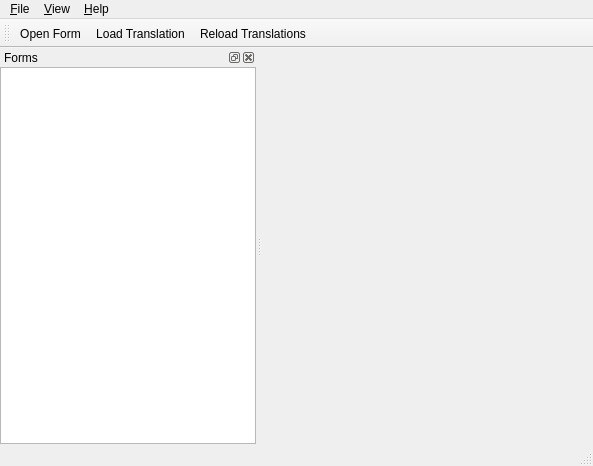
<ui version="4.0" >
 <author></author>
 <comment>*********************************************************************
**
** Copyright (C) 2008 Nokia Corporation and/or its subsidiary(-ies).
** Contact: Qt Software Information (qt-info@nokia.com)
**
** This file is part of the Qt Linguist of the Qt Toolkit.
**
** Commercial Usage
** Licensees holding valid Qt Commercial licenses may use this file in
** accordance with the Qt Commercial License Agreement provided with the
** Software or, alternatively, in accordance with the terms contained in
** a written agreement between you and Nokia.
**
**
** GNU General Public License Usage
** Alternatively, this file may be used under the terms of the GNU
** General Public License versions 2.0 or 3.0 as published by the Free
** Software Foundation and appearing in the file LICENSE.GPL included in
** the packaging of this file.  Please review the following information
** to ensure GNU General Public Licensing requirements will be met:
** http://www.fsf.org/licensing/licenses/info/GPLv2.html and
** http://www.gnu.org/copyleft/gpl.html.  In addition, as a special
** exception, Nokia gives you certain additional rights. These rights
** are described in the Nokia Qt GPL Exception version 1.3, included in
** the file GPL_EXCEPTION.txt in this package.
**
** Qt for Windows(R) Licensees
** As a special exception, Nokia, as the sole copyright holder for Qt
** Designer, grants users of the Qt/Eclipse Integration plug-in the
** right for the Qt/Eclipse Integration to link to functionality
** provided by Qt Designer and its related libraries.
**
** If you are unsure which license is appropriate for your use, please
** contact the sales department at qt-sales@nokia.com.
**
*********************************************************************</comment>
 <exportmacro></exportmacro>
 <class>TrPreviewToolClass</class>
 <widget class="QMainWindow" name="TrPreviewToolClass" >
  <property name="geometry" >
   <rect>
    <x>0</x>
    <y>0</y>
    <width>593</width>
    <height>466</height>
   </rect>
  </property>
  <property name="windowTitle" >
   <string>Qt Translation Preview Tool</string>
  </property>
  <widget class="QWidget" name="centralWidget" />
  <widget class="QMenuBar" name="menuBar" >
   <property name="geometry" >
    <rect>
     <x>0</x>
     <y>0</y>
     <width>593</width>
     <height>21</height>
    </rect>
   </property>
   <widget class="QMenu" name="menuView" >
    <property name="title" >
     <string>&amp;View</string>
    </property>
    <widget class="QMenu" name="menuViewViews" >
     <property name="title" >
      <string>&amp;Views</string>
     </property>
    </widget>
    <addaction name="menuViewViews" />
   </widget>
   <widget class="QMenu" name="menuHelp" >
    <property name="title" >
     <string>&amp;Help</string>
    </property>
    <addaction name="actionAbout" />
    <addaction name="actionAbout_Qt" />
   </widget>
   <widget class="QMenu" name="menuFile" >
    <property name="title" >
     <string>&amp;File</string>
    </property>
    <addaction name="actionOpenForm" />
    <addaction name="actionLoadTranslation" />
    <addaction name="actionReloadTranslations" />
    <addaction name="separator" />
    <addaction name="actionClose" />
   </widget>
   <addaction name="menuFile" />
   <addaction name="menuView" />
   <addaction name="menuHelp" />
  </widget>
  <widget class="QToolBar" name="mainToolBar" >
   <property name="orientation" >
    <enum>Qt::Horizontal</enum>
   </property>
   <attribute name="toolBarArea" >
    <number>4</number>
   </attribute>
   <addaction name="actionOpenForm" />
   <addaction name="actionLoadTranslation" />
   <addaction name="actionReloadTranslations" />
  </widget>
  <widget class="QStatusBar" name="statusBar" />
  <widget class="QDockWidget" name="dwForms" >
   <property name="windowTitle" >
    <string>Forms</string>
   </property>
   <attribute name="dockWidgetArea" >
    <number>1</number>
   </attribute>
   <widget class="QWidget" name="dockWidgetContents" >
    <layout class="QVBoxLayout" >
     <property name="margin" >
      <number>0</number>
     </property>
     <property name="spacing" >
      <number>0</number>
     </property>
     <item>
      <widget class="QListView" name="viewForms" >
       <property name="editTriggers" >
        <set>QAbstractItemView::NoEditTriggers</set>
       </property>
       <property name="alternatingRowColors" >
        <bool>true</bool>
       </property>
       <property name="uniformItemSizes" >
        <bool>true</bool>
       </property>
      </widget>
     </item>
    </layout>
   </widget>
  </widget>
  <action name="actionOpenForm" >
   <property name="icon" >
    <iconset resource="qttrpreviewtool.qrc" >:/images/open_form.png</iconset>
   </property>
   <property name="text" >
    <string>&amp;Open Form...</string>
   </property>
  </action>
  <action name="actionLoadTranslation" >
   <property name="icon" >
    <iconset resource="qttrpreviewtool.qrc" >:/images/load_translation.png</iconset>
   </property>
   <property name="text" >
    <string>&amp;Load Translation...</string>
   </property>
  </action>
  <action name="actionReloadTranslations" >
   <property name="icon" >
    <iconset resource="qttrpreviewtool.qrc" >:/images/reload_translations.png</iconset>
   </property>
   <property name="text" >
    <string>&amp;Reload Translations</string>
   </property>
   <property name="shortcut" >
    <string>F5</string>
   </property>
  </action>
  <action name="actionClose" >
   <property name="text" >
    <string>&amp;Close</string>
   </property>
  </action>
  <action name="actionAbout" >
   <property name="text" >
    <string>About</string>
   </property>
  </action>
  <action name="actionAbout_Qt" >
   <property name="text" >
    <string>About Qt</string>
   </property>
  </action>
 </widget>
 <layoutdefault spacing="6" margin="11" />
 <pixmapfunction></pixmapfunction>
 <resources/>
 <connections/>
</ui>
